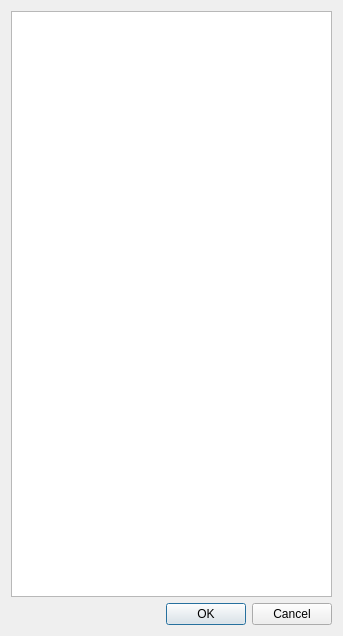
<?xml version="1.0" encoding="UTF-8"?>
<ui version="4.0">
 <class>LogEditDialog</class>
 <widget class="QDialog" name="LogEditDialog">
  <property name="geometry">
   <rect>
    <x>0</x>
    <y>0</y>
    <width>343</width>
    <height>636</height>
   </rect>
  </property>
  <property name="windowTitle">
   <string>Dialog</string>
  </property>
  <layout class="QVBoxLayout" name="verticalLayout">
   <item>
    <widget class="QTableView" name="tableView"/>
   </item>
   <item>
    <widget class="QDialogButtonBox" name="buttonBox">
     <property name="standardButtons">
      <set>QDialogButtonBox::Cancel|QDialogButtonBox::Ok</set>
     </property>
    </widget>
   </item>
  </layout>
 </widget>
 <resources/>
 <connections>
  <connection>
   <sender>buttonBox</sender>
   <signal>accepted()</signal>
   <receiver>LogEditDialog</receiver>
   <slot>accept()</slot>
   <hints>
    <hint type="sourcelabel">
     <x>199</x>
     <y>276</y>
    </hint>
    <hint type="destinationlabel">
     <x>199</x>
     <y>149</y>
    </hint>
   </hints>
  </connection>
  <connection>
   <sender>buttonBox</sender>
   <signal>rejected()</signal>
   <receiver>LogEditDialog</receiver>
   <slot>reject()</slot>
   <hints>
    <hint type="sourcelabel">
     <x>199</x>
     <y>276</y>
    </hint>
    <hint type="destinationlabel">
     <x>199</x>
     <y>149</y>
    </hint>
   </hints>
  </connection>
 </connections>
</ui>
